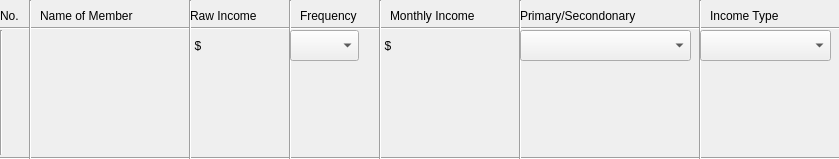
      <widget class="QWidget" name="scrollAreaWidgetContents">
       <property name="geometry">
        <rect>
         <x>0</x>
         <y>0</y>
         <width>839</width>
         <height>159</height>
        </rect>
       </property>
       <widget class="Line" name="line">
        <property name="geometry">
         <rect>
          <x>0</x>
          <y>-10</y>
          <width>1021</width>
          <height>16</height>
         </rect>
        </property>
        <property name="orientation">
         <enum>Qt::Horizontal</enum>
        </property>
       </widget>
       <widget class="Line" name="line_2">
        <property name="geometry">
         <rect>
          <x>0</x>
          <y>150</y>
          <width>1021</width>
          <height>16</height>
         </rect>
        </property>
        <property name="orientation">
         <enum>Qt::Horizontal</enum>
        </property>
       </widget>
       <widget class="Line" name="line_3">
        <property name="geometry">
         <rect>
          <x>0</x>
          <y>20</y>
          <width>1021</width>
          <height>16</height>
         </rect>
        </property>
        <property name="orientation">
         <enum>Qt::Horizontal</enum>
        </property>
       </widget>
       <widget class="Line" name="line_4">
        <property name="geometry">
         <rect>
          <x>-17</x>
          <y>30</y>
          <width>20</width>
          <height>121</height>
         </rect>
        </property>
        <property name="orientation">
         <enum>Qt::Vertical</enum>
        </property>
       </widget>
       <widget class="Line" name="line_5">
        <property name="geometry">
         <rect>
          <x>-17</x>
          <y>20</y>
          <width>20</width>
          <height>131</height>
         </rect>
        </property>
        <property name="orientation">
         <enum>Qt::Vertical</enum>
        </property>
       </widget>
       <widget class="Line" name="line_6">
        <property name="geometry">
         <rect>
          <x>0</x>
          <y>30</y>
          <width>3</width>
          <height>125</height>
         </rect>
        </property>
        <property name="orientation">
         <enum>Qt::Vertical</enum>
        </property>
       </widget>
       <widget class="QLabel" name="label">
        <property name="geometry">
         <rect>
          <x>0</x>
          <y>0</y>
          <width>31</width>
          <height>31</height>
         </rect>
        </property>
        <property name="text">
         <string>No.</string>
        </property>
       </widget>
       <widget class="Line" name="line_7">
        <property name="geometry">
         <rect>
          <x>20</x>
          <y>0</y>
          <width>20</width>
          <height>160</height>
         </rect>
        </property>
        <property name="orientation">
         <enum>Qt::Vertical</enum>
        </property>
       </widget>
       <widget class="Line" name="line_8">
        <property name="geometry">
         <rect>
          <x>180</x>
          <y>0</y>
          <width>20</width>
          <height>160</height>
         </rect>
        </property>
        <property name="orientation">
         <enum>Qt::Vertical</enum>
        </property>
       </widget>
       <widget class="QLabel" name="label_20">
        <property name="geometry">
         <rect>
          <x>40</x>
          <y>0</y>
          <width>151</width>
          <height>31</height>
         </rect>
        </property>
        <property name="text">
         <string>Name of Member</string>
        </property>
       </widget>
       <widget class="QLabel" name="label_21">
        <property name="geometry">
         <rect>
          <x>190</x>
          <y>0</y>
          <width>100</width>
          <height>31</height>
         </rect>
        </property>
        <property name="text">
         <string>Raw Income</string>
        </property>
       </widget>
       <widget class="Line" name="line_9">
        <property name="geometry">
         <rect>
          <x>280</x>
          <y>0</y>
          <width>20</width>
          <height>160</height>
         </rect>
        </property>
        <property name="orientation">
         <enum>Qt::Vertical</enum>
        </property>
       </widget>
       <widget class="Line" name="line_10">
        <property name="geometry">
         <rect>
          <x>370</x>
          <y>0</y>
          <width>20</width>
          <height>180</height>
         </rect>
        </property>
        <property name="orientation">
         <enum>Qt::Vertical</enum>
        </property>
       </widget>
       <widget class="Line" name="line_11">
        <property name="geometry">
         <rect>
          <x>510</x>
          <y>0</y>
          <width>20</width>
          <height>160</height>
         </rect>
        </property>
        <property name="orientation">
         <enum>Qt::Vertical</enum>
        </property>
       </widget>
       <widget class="Line" name="line_12">
        <property name="geometry">
         <rect>
          <x>830</x>
          <y>0</y>
          <width>20</width>
          <height>151</height>
         </rect>
        </property>
        <property name="orientation">
         <enum>Qt::Vertical</enum>
        </property>
       </widget>
       <widget class="Line" name="line_13">
        <property name="geometry">
         <rect>
          <x>690</x>
          <y>0</y>
          <width>20</width>
          <height>160</height>
         </rect>
        </property>
        <property name="orientation">
         <enum>Qt::Vertical</enum>
        </property>
       </widget>
       <widget class="QLabel" name="lblfreqency">
        <property name="geometry">
         <rect>
          <x>300</x>
          <y>0</y>
          <width>81</width>
          <height>31</height>
         </rect>
        </property>
        <property name="text">
         <string>Frequency</string>
        </property>
       </widget>
       <widget class="QLabel" name="lblmonthlyincome">
        <property name="geometry">
         <rect>
          <x>390</x>
          <y>0</y>
          <width>131</width>
          <height>31</height>
         </rect>
        </property>
        <property name="text">
         <string>Monthly Income</string>
        </property>
       </widget>
       <widget class="QLabel" name="lblprimsecd">
        <property name="geometry">
         <rect>
          <x>520</x>
          <y>0</y>
          <width>171</width>
          <height>31</height>
         </rect>
        </property>
        <property name="text">
         <string>Primary/Secondonary</string>
        </property>
       </widget>
       <widget class="QLabel" name="lbkincortype">
        <property name="geometry">
         <rect>
          <x>710</x>
          <y>0</y>
          <width>111</width>
          <height>31</height>
         </rect>
        </property>
        <property name="text">
         <string>Income Type</string>
        </property>
       </widget>
       <widget class="QLabel" name="no">
        <property name="geometry">
         <rect>
          <x>5</x>
          <y>30</y>
          <width>21</width>
          <height>31</height>
         </rect>
        </property>
        <property name="text">
         <string/>
        </property>
       </widget>
       <widget class="QLabel" name="member">
        <property name="geometry">
         <rect>
          <x>30</x>
          <y>30</y>
          <width>151</width>
          <height>31</height>
         </rect>
        </property>
        <property name="text">
         <string/>
        </property>
       </widget>
       <widget class="QLabel" name="dollar">
        <property name="geometry">
         <rect>
          <x>190</x>
          <y>30</y>
          <width>16</width>
          <height>31</height>
         </rect>
        </property>
        <property name="text">
         <string>$</string>
        </property>
        <property name="alignment">
         <set>Qt::AlignCenter</set>
        </property>
       </widget>
       <widget class="QLabel" name="rawincome">
        <property name="geometry">
         <rect>
          <x>210</x>
          <y>40</y>
          <width>71</width>
          <height>31</height>
         </rect>
        </property>
        <property name="text">
         <string/>
        </property>
       </widget>
       <widget class="QComboBox" name="frequency">
        <property name="geometry">
         <rect>
          <x>290</x>
          <y>30</y>
          <width>69</width>
          <height>31</height>
         </rect>
        </property>
       </widget>
       <widget class="QComboBox" name="promsecomd">
        <property name="geometry">
         <rect>
          <x>520</x>
          <y>30</y>
          <width>171</width>
          <height>31</height>
         </rect>
        </property>
       </widget>
       <widget class="QComboBox" name="incometype">
        <property name="geometry">
         <rect>
          <x>700</x>
          <y>30</y>
          <width>131</width>
          <height>31</height>
         </rect>
        </property>
       </widget>
       <widget class="QLabel" name="dollar_2">
        <property name="geometry">
         <rect>
          <x>380</x>
          <y>30</y>
          <width>16</width>
          <height>31</height>
         </rect>
        </property>
        <property name="text">
         <string>$</string>
        </property>
        <property name="alignment">
         <set>Qt::AlignCenter</set>
        </property>
       </widget>
       <widget class="QLabel" name="monthlyincome">
        <property name="geometry">
         <rect>
          <x>410</x>
          <y>30</y>
          <width>71</width>
          <height>31</height>
         </rect>
        </property>
        <property name="text">
         <string/>
        </property>
       </widget>
       <widget class="QLabel" name="rawincome_2">
        <property name="geometry">
         <rect>
          <x>130</x>
          <y>50</y>
          <width>71</width>
          <height>31</height>
         </rect>
        </property>
        <property name="text">
         <string/>
        </property>
       </widget>
      </widget>
